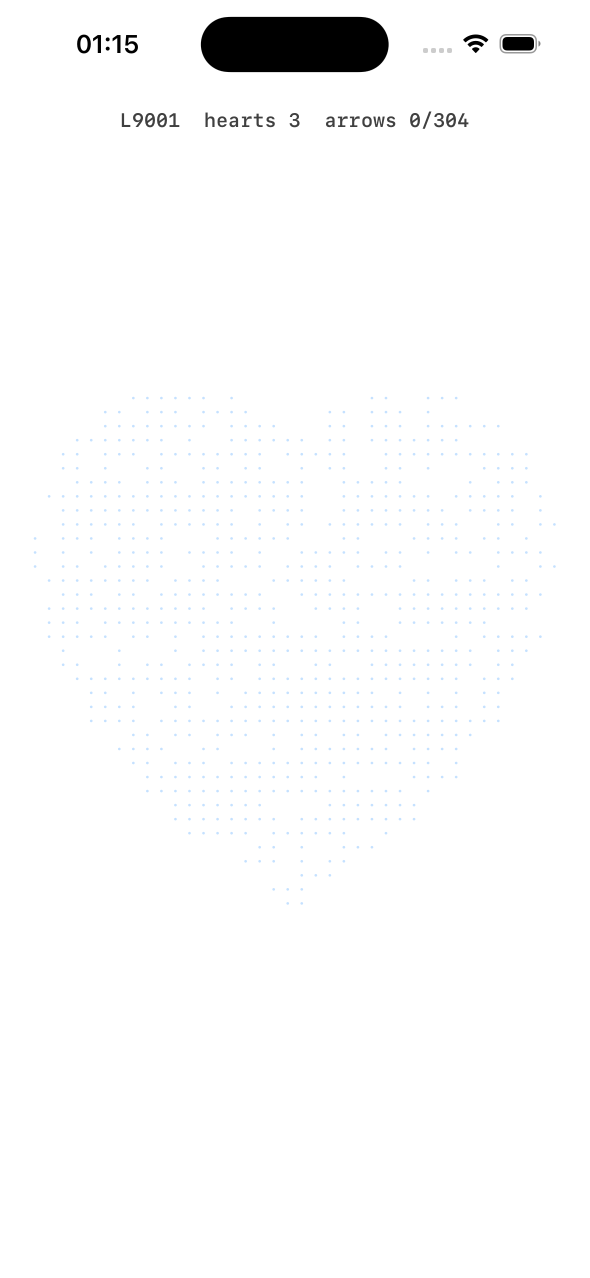
#> input picture apps/mazeout/design/spike-shots/autoplay-synth.png, 1179 x 2556 px (shown at 1/2 size)
$ python bbox.py ../../design/spike-shots/autoplay-synth.png
#> lines starting #> are read from the running program, lines starting #| are printed output that depends on the picture; after the words box and inside, x2 and y2 are one past the last pixel; in counts of white or black regions, pixels touching at a corner belong together
#!/usr/bin/env python3
"""bbox.py SHOT... -> bounding box (pt) of board content (non-white pixels) inside the board band y 125-745 pt, x 0-393."""
import sys, numpy as np
from PIL import Image
s = 1178 / 393
for f in sys.argv[1:]:
    a = np.array(Image.open(f).convert('RGB')).astype(int)
    band = a[int(125 * s):int(745 * s)]
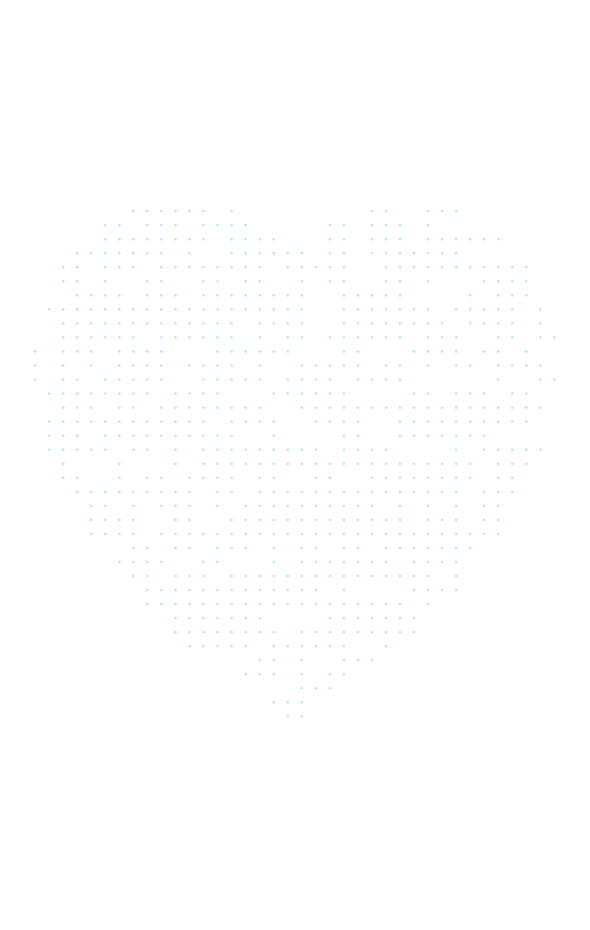
#> band: shape (1859, 1179, 3) int64 (shown at 1/2 size); mean R, G, B 254.6, 254.8, 255
    m = (band.min(2) < 200)
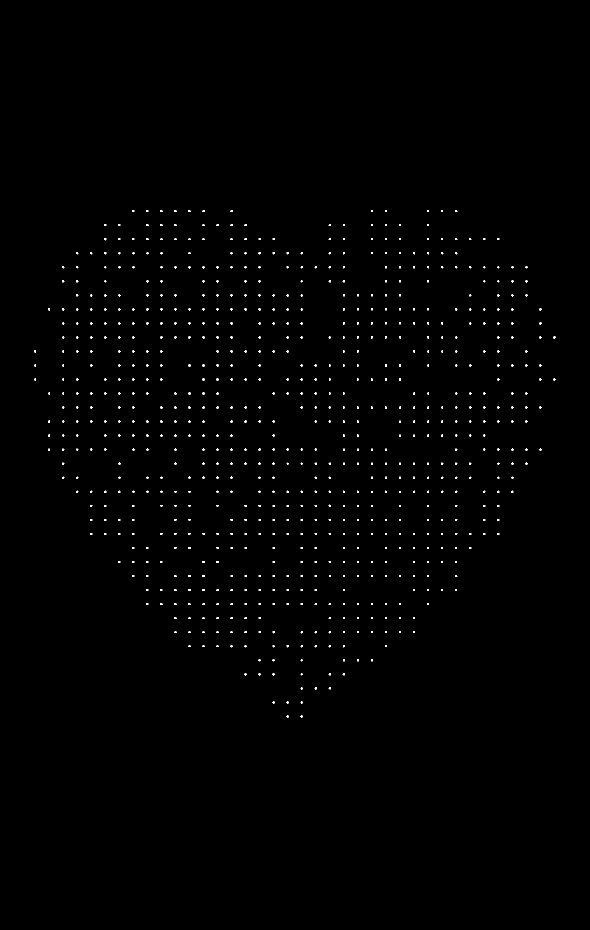
#> m: shape (1859, 1179) bool (shown at 1/2 size); 0.52% white in thin lines or dots, all inside (x1, y1, x2, y2) = (68, 420, 1111, 1435)
    # ignore booster buttons area (y > 745 excluded already) and HUD (y < 125 excluded)
    ys, xs = np.nonzero(m)
#> ys = 11416 values from 420 to 1434; xs = 11416 values, max 1110 at index 3222, min 68 at index 3549, mean 580.5
    print(f.split('/')[-1], 'content bbox pt x %.1f-%.1f y %.1f-%.1f' % (xs.min() / s, xs.max() / s, ys.min() / s + 125, ys.max() / s + 125), 'frac', round(m.mean(), 3))
#| autoplay-synth.png content bbox pt x 22.7-370.3 y 265.1-603.4 frac 0.005

$ run again, on apps/mazeout/design/spike-shots/bump-l32-end.png
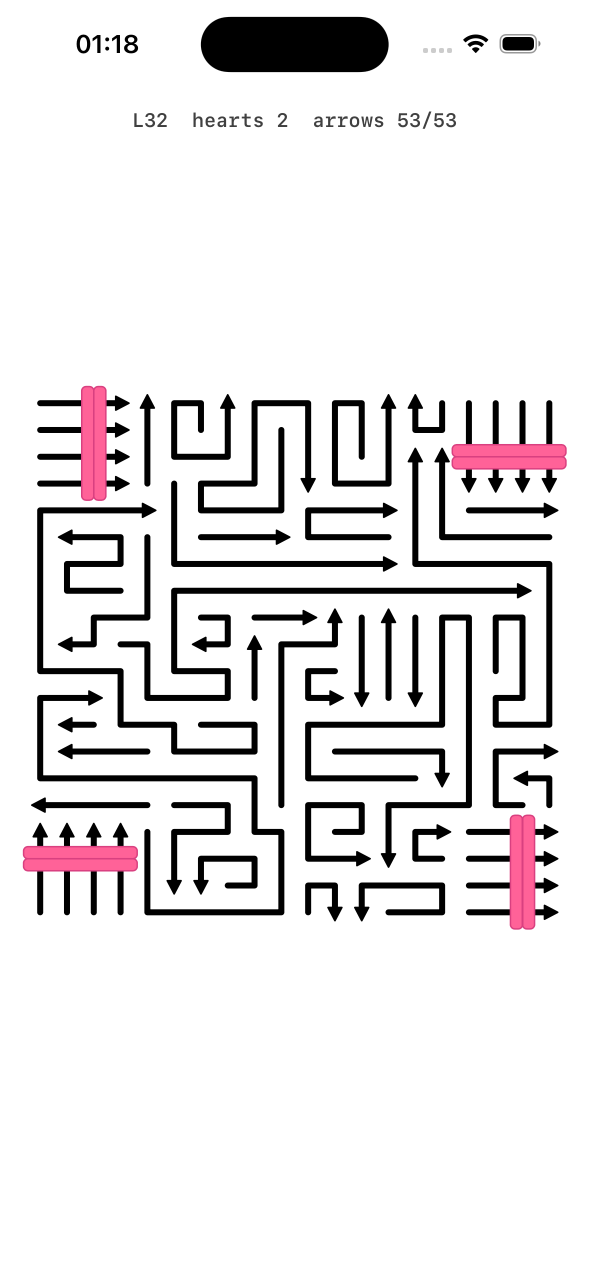
#> input picture apps/mazeout/design/spike-shots/bump-l32-end.png, 1179 x 2556 px (shown at 1/2 size)
#> `band = a[int(125 * s):int(745 * s)]`:
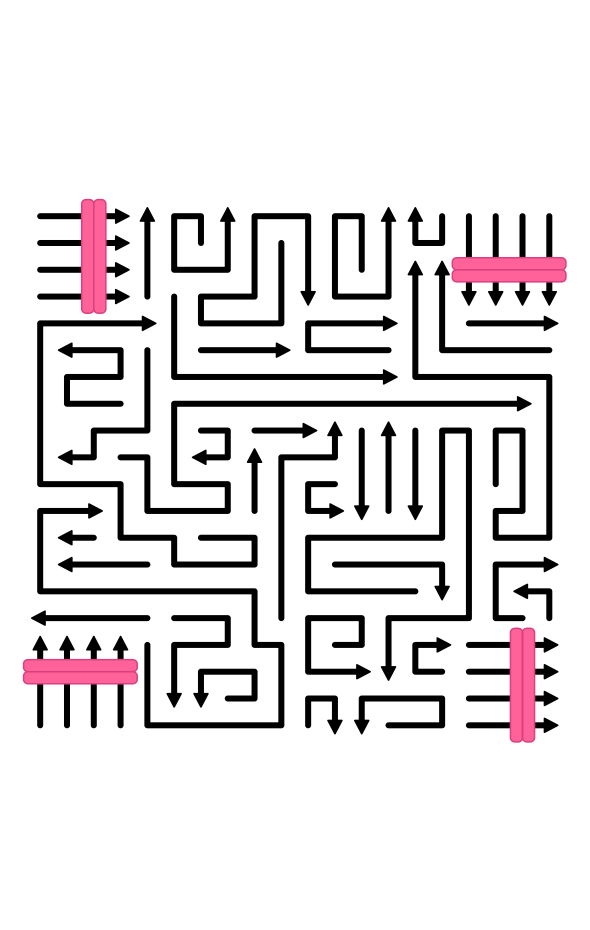
#> band: shape (1859, 1179, 3) int64 (shown at 1/2 size); mean R, G, B 227.4, 224.1, 225.3
#> `m = (band.min(2) < 200)`:
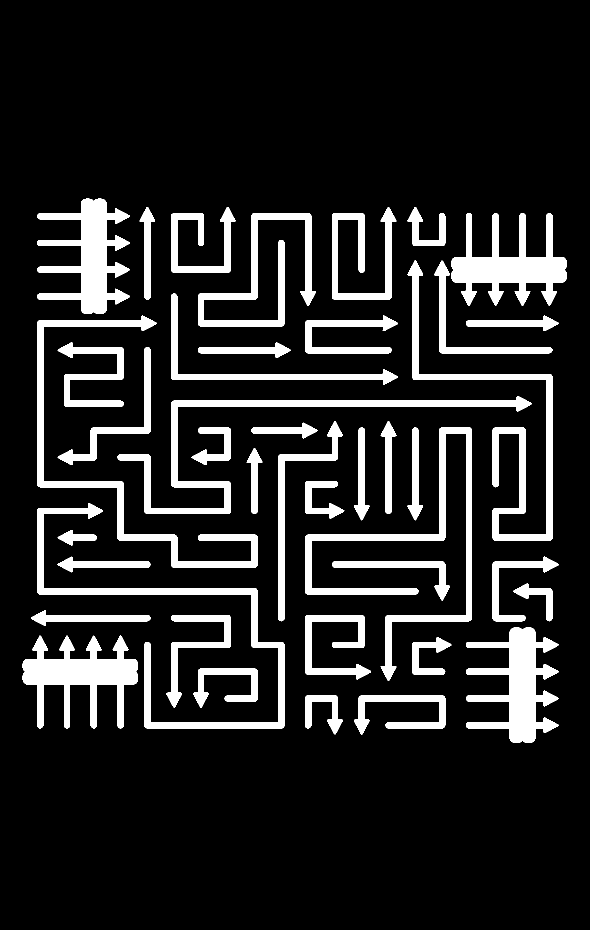
#> m: shape (1859, 1179) bool (shown at 1/2 size); 13.4% white; 41 white regions, largest, box (x1, y1, x2, y2) and area: (610, 855, 944, 1362) 19370, (932, 1255, 1117, 1486) 19113, (74, 1006, 569, 1457) 18935
#| bump-l32-end.png content bbox pt x 15.0-378.0 y 257.4-620.4 frac 0.134

$ run again, on apps/mazeout/design/spike-shots/bump-synth-f0.9.png
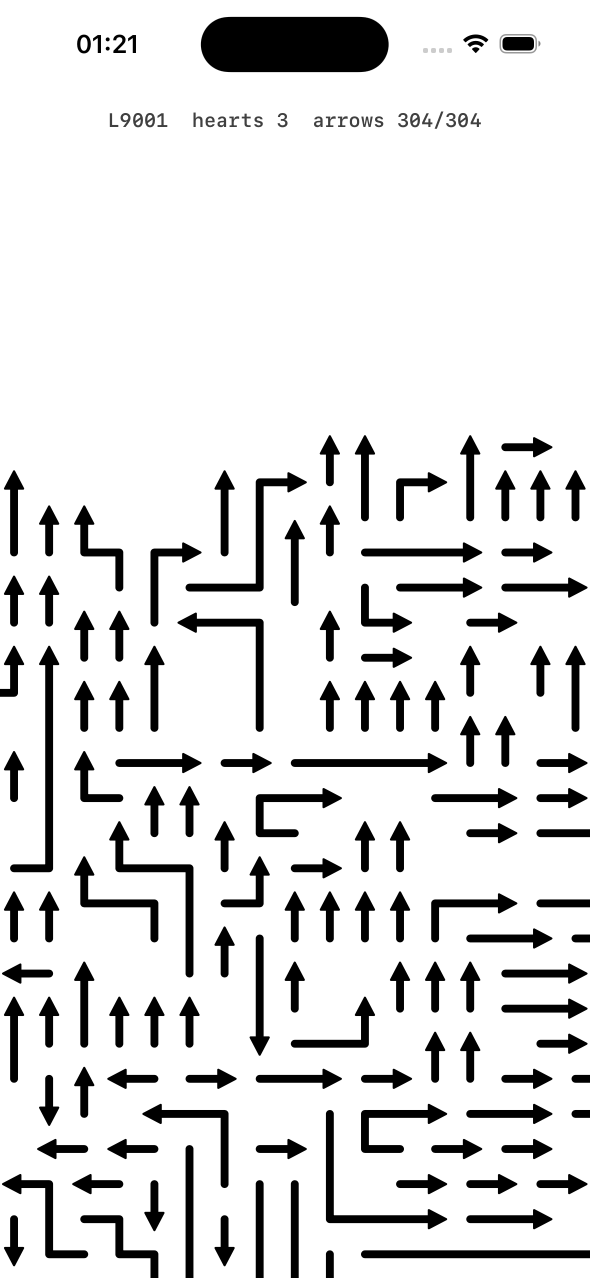
#> input picture apps/mazeout/design/spike-shots/bump-synth-f0.9.png, 1179 x 2556 px (shown at 1/2 size)
#> a: shape (2556, 1179, 3) int64; 256 distinct labels, from 0 to 255
#> `band = a[int(125 * s):int(745 * s)]`:
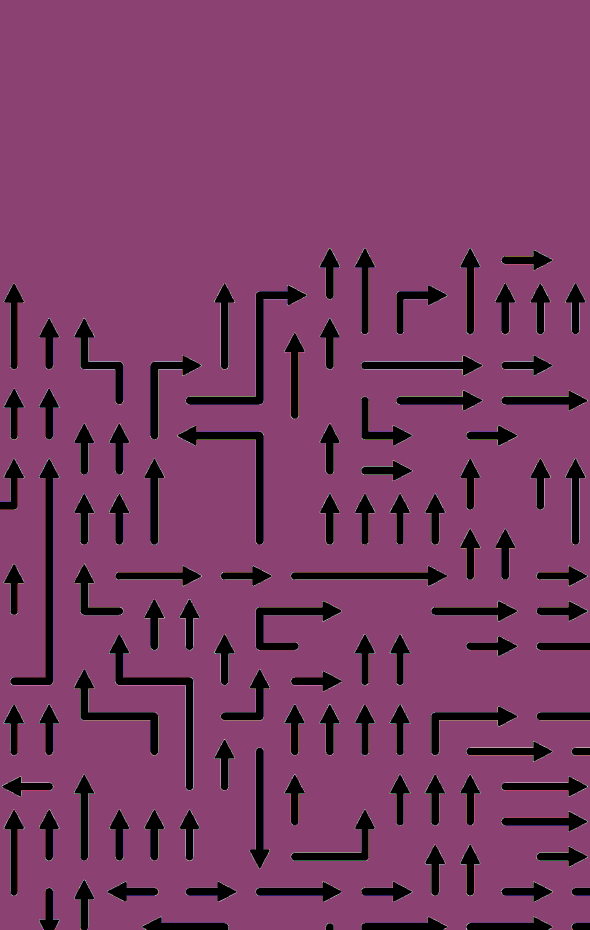
#> band: shape (1859, 1179, 3) int64 (shown at 1/2 size); 256 distinct labels, from 0 to 255; one colour per label, 0 black
#> `m = (band.min(2) < 200)`:
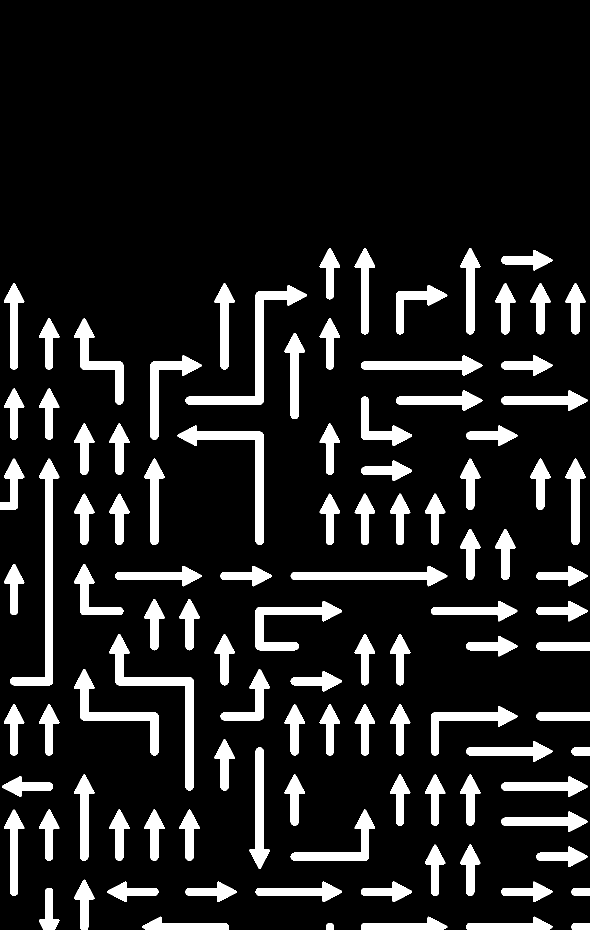
#> m: shape (1859, 1179) bool (shown at 1/2 size); 12.2% white; 105 white regions, largest, box (x1, y1, x2, y2) and area: (20, 917, 119, 1371) 8698, (371, 570, 614, 809) 7737, (218, 1268, 387, 1581) 7614
#| bump-synth-f0.9.png content bbox pt x 0.0-393.0 y 290.5-744.9 frac 0.122
